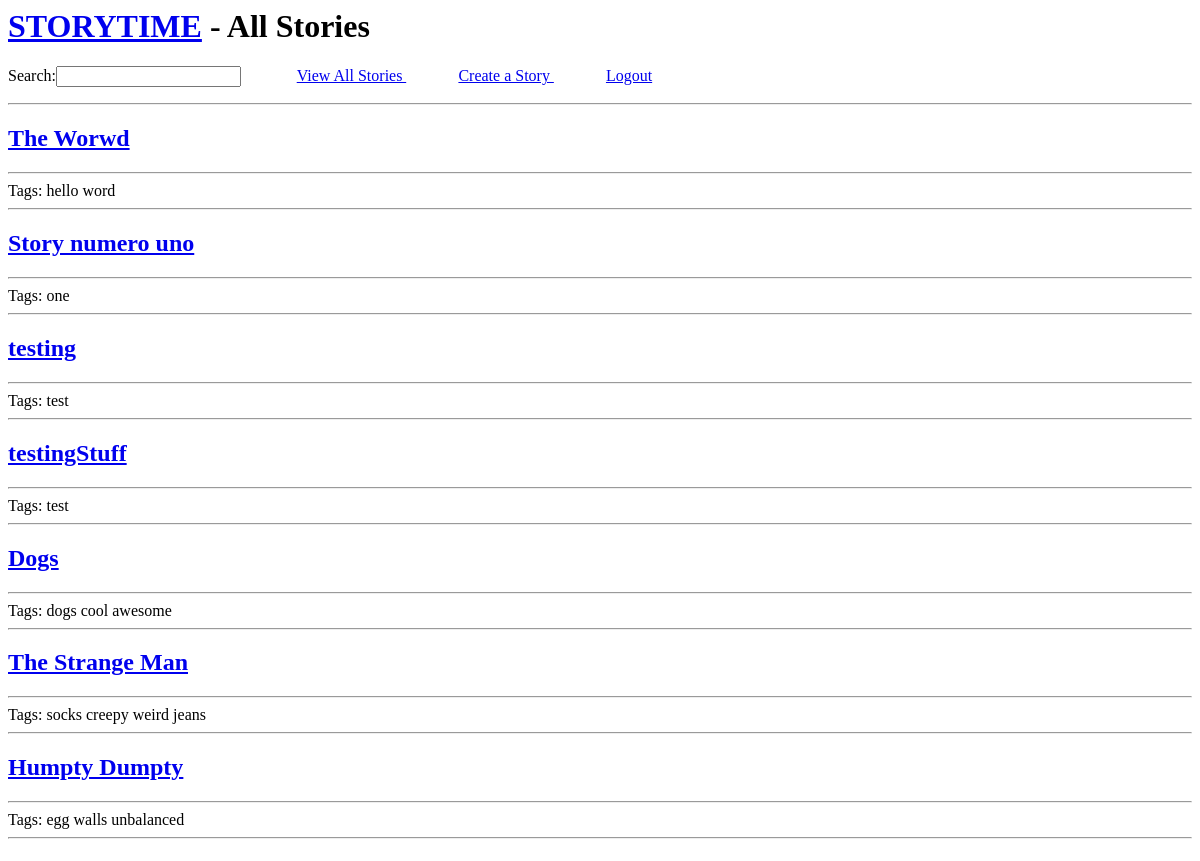
The page /allstories (signed in) on the database as committed earlier.
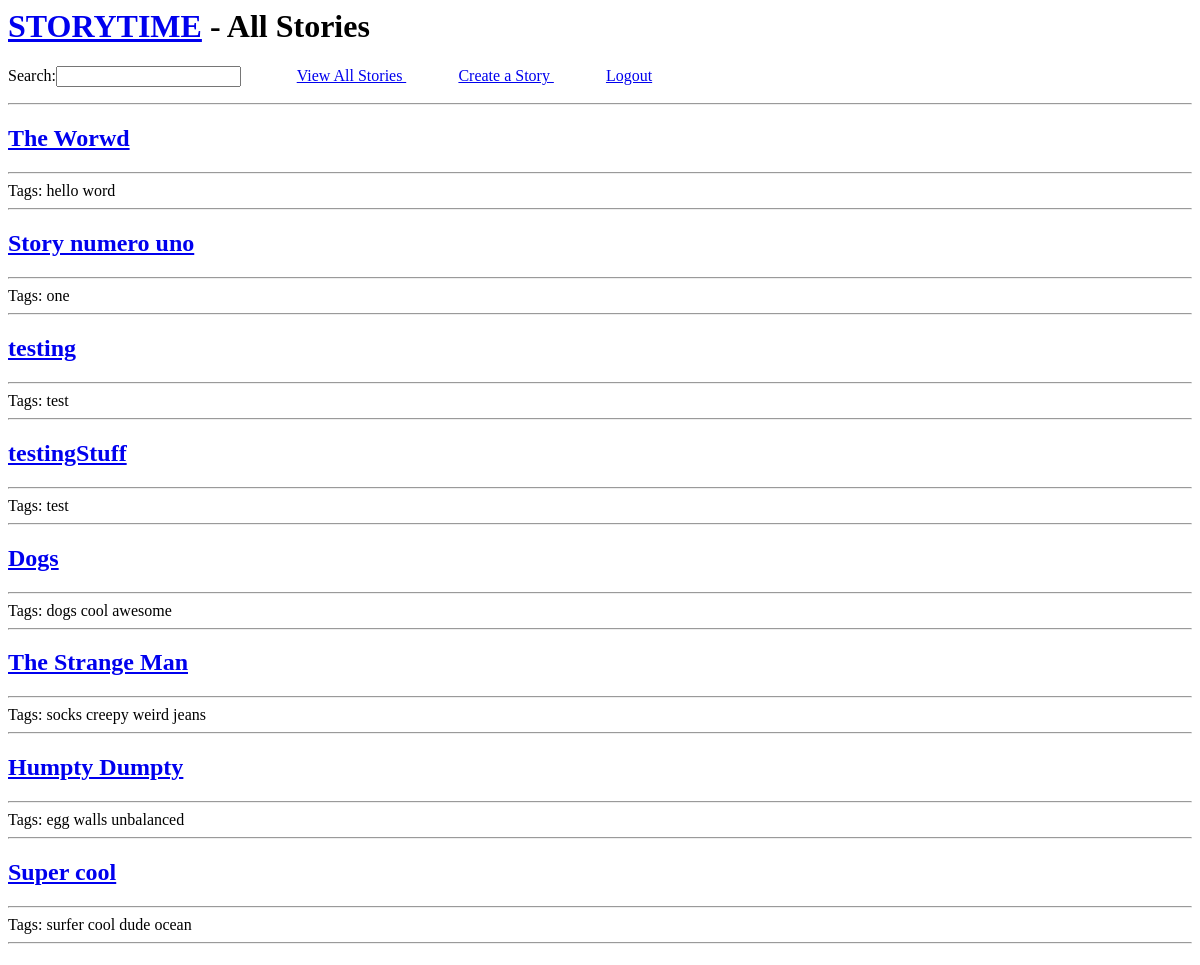
The same page on the database as committed later.
### tables this page shows
CREATE TABLE stories(story_name TEXT, content TEXT, entry_num INTEGER, editor_id INTEGER);

CREATE TABLE tags(story_name TEXT, tag TEXT);

### app.py (the view)
@app.route("/allstories")
def viewAllS():
    if "username" not in session:
        return redirect(url_for("login"))
    storyLinks = dict()
    stories = access_data.all_stories()
    for story in stories:
        storyLinks[story] = ("/add?title=" + "_".join(story.split(" ")) + "&" + "content=" + "_".join(access_data.view_one(story).split(" ")))
    storytags = dict()
    for story in stories:
        print(story)
        storytags[story] = access_data.all_tags(story)
        print(storytags[story])
    return render_template("allstories.html", links = storyLinks, storytags = storytags)

### util/access_data.py (called while the page is built)
def createDatabase():
    DB_FILE="data/discoeggs.db"
    db = sqlite3.connect(DB_FILE) #open if file exists, otherwise create
    c = db.cursor()
    command = "CREATE TABLE IF NOT EXISTS login(username TEXT, password TEXT, editor_id INTEGER PRIMARY KEY)"
    c.execute(command)
    command = "CREATE TABLE IF NOT EXISTS stories(story_name TEXT, content TEXT, entry_num INTEGER, editor_id INTEGER)"
    c.execute(command)
    command = "CREATE TABLE IF NOT EXISTS tags(story_name TEXT, tag TEXT)"
    c.execute(command)
    db.commit()
    db.close()

def view_one(story):
    createDatabase()
    DB_FILE="data/discoeggs.db"
    db = sqlite3.connect(DB_FILE) #open if file exists, otherwise create
    c = db.cursor()
    command = "SELECT content FROM stories WHERE story_name = \'{}\'".format(story)
    c.execute(command)
    contents = c.fetchall()
    db.commit() #save changes
    db.close()  #close database
    return (contents[-1][-1])

def all_stories():
    createDatabase()
    DB_FILE= "data/discoeggs.db"
    db = sqlite3.connect(DB_FILE) #open if file exists, otherwise create
    c = db.cursor()
    command = "SELECT story_name from stories"
    c.execute(command)
    stories = c.fetchall()
    db.commit()
    db.close()
    if (len(stories) == 0):
        return ""
    ret = []
    for each in stories:
        ret.append(each[0])
    return ret

def all_tags(single):
    createDatabase()
    DB_FILE= "data/discoeggs.db"
    db = sqlite3.connect(DB_FILE) #open if file exists, otherwise create
    c = db.cursor()
    command = "SELECT tag FROM tags WHERE story_name=\'{}\'".format(single)
    c.execute(command)
    stags = c.fetchall()
    db.commit()
    db.close()
    if (len(stags) == 0):
        return ""
    ret = []
    for each in stags:
        ret.append(each[0])
    return ret

### templates/allstories.html (shortened to what this page needs)
{% extends "sitebase.html" %}
{%set title = "All Stories"%}
{% block body %}
{% for story in links %}
  <a href = {{links[story]}}><h2> {{story}} </h2></a>
  <hr>
  Tags:
  {% for tag in storytags[story] %}
  {{tag}}
  {% endfor %}<hr>
{% endfor %}
{% endblock %}

### templates/sitebase.html
{% extends "base.html" %}
{% block head %}
<h1> <a href="/home" > STORYTIME</a>  - {{title}}</h1>
<form action="/search">
  Search:<input type = "search" name="input"> <font color ="white"> ______</font>
  <a href = "/allstories"> View All Stories </a><font color ="white"> ______</font>
  <a href = "/create"> Create a Story </a><font color ="white"> ______</font>
  <a href = "/logout"> Logout </a>
</form>
<hr>
{% endblock %}

### templates/base.html (shortened to what this page needs)
<!DOCTYPE>
<html>
  <head>
    {% block head %}
    {% endblock %}
  </head>
  <body>
    {% block body %}
    {% endblock %}
  </body>
</html>

Rows that differ between the two databases and show on the page:
added stories: story_name "Super cool"
added tags: tag "surfer", shown under "Super cool"
added tags: tag "cool", shown under "Super cool"
added tags: tag "dude", shown under "Super cool"
added tags: tag "ocean", shown under "Super cool"
